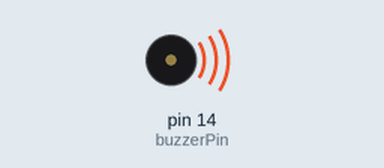
A sketch run on a simulated Arduino Uno, built with avr-gcc and run on an emulated ATmega328P. Shown: buzzer (waves = sounding).

Above: at 0.51 s.
At 33.4 s:
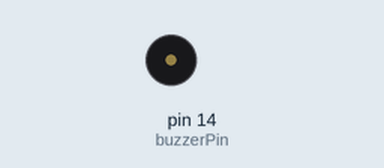
Timing chart, 0 to 40.0 s (numbered marks = the images above):
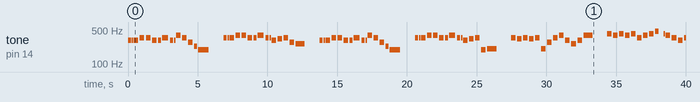

The sketch:

Rockin__around_the_Christmas_tree_draft.ino
```cpp
const int G3 = 196;
const int Ab3 = 208;
const int Bb3 = 233;
const int C4 = 262;
const int Db4 = 277;
const int Eb4 = 311;
const int E4 = 330;
const int F4 = 349;
const int G4 = 392;
const int Ab4 = 415;
const int Bb4 = 466;
const int R = 0;

int buzzerPin = 14;
int numNotes = 253;
int endingNumNotes1 = 12;
int endingNumNotes2 = 23;

int repeatedMelody[] = {
  Eb4, R, Eb4, R, Eb4, R, F4, R, F4, R,
  Eb4, R, Eb4, R, F4, F4, R, Eb4, R, Eb4, R,
  G4, R, F4, R, Db4, R, Bb3, R, G3, G3, R, R, R, R,

  F4, R, F4, R, F4, R, G4, R, G4, R,
  F4, R, F4, R, G4, G4, R, F4, R, F4, R,
  Eb4, R, E4, R, F4, R, Db4, R, C4, R, R, R,

  Eb4, R, Eb4, R, Eb4, R, F4, R, F4, R,
  Eb4, R, Eb4, R, F4, F4, R, Eb4, R, Eb4, R,
  G4, R, F4, R, Db4, R, Bb3, R, G3, G3, R, R, R, R,

  F4, R, F4, R, F4, R, G4, R, G4, R,
  F4, R, F4, R, G4, G4, R, F4, R, F4, R,
  Eb4, R, E4, R, F4, R, G3, R, Ab3, R, R, R,

  F4, R, E4, R, F4, R, E4, R,
  F4, R, Ab3, R, Db4, R, F4, R,
  G4, R, Eb4, R, C4, R, Eb4, R, G4, R, R, R,

  Ab4, R, G4, R, Ab4, R, G4, R,
  Ab4, R, F4, R, G4, R, Ab4, R,
  Bb4, R, R, Ab4, R, G4, R, F4, R,
  Eb4, R, F4, R, G4, R, Eb4, R,

  Eb4, R, Eb4, R, Eb4, R, F4, R, F4, R,
  Eb4, R, Eb4, R, F4, F4, R, Eb4, R, Eb4, R,
  G4, R, F4, R, Db4, R, Bb3, R, G3, G3, R, R, R, R,

  F4, R, F4, R, F4, R, G4, R, G4, R,
  F4, R, F4, R, G4, G4, R, F4, R, F4, R,
};
int endingMelody1[] = {
  Eb4, R, E4, R, F4, R, G3, R, Ab3, Ab3, R, R,        //ending 1
};
int endingMelody2[] = {
  Eb4, R, R, E4, R, R, F4, R, R, G4, R, R, Bb4, Ab4, Ab4, Ab4, Ab4, Ab4, R, R, R, R, R,      //ending 2
};
int repeatedNoteDurations[] = {
  6, 19.2, 12, 38.4, 4, 12.8, 4, 12.8, 4, 12.8,
  4, 12.8, 6, 19.2, 12, 4, 9.6, 6, 19.2, 12, 38.4,
  4, 12.8, 4, 12.8, 4, 12.8, 6, 19.2, 12, 2, 38.4, 2, 16, 4,

  6, 19.2, 12, 38.4, 4, 12.8, 4, 12.8, 4, 12.8,
  4, 12.8, 6, 19.2, 12, 4, 9.6, 6, 19.2, 12, 38.4,
  4, 12.8, 4, 12.8, 4, 12.8, 4, 12.8, 2, 2, 16, 4,

  6, 19.2, 12, 38.4, 4, 12.8, 4, 12.8, 4, 12.8,
  4, 12.8, 6, 19.2, 12, 4, 9.6, 6, 19.2, 12, 38.4,
  4, 12.8, 4, 12.8, 4, 12.8, 6, 19.2, 12, 2, 38.4, 2, 16, 4,

  6, 19.2, 12, 38.4, 4, 12.8, 4, 12.8, 4, 12.8,
  4, 12.8, 6, 19.2, 12, 4, 9.6, 6, 19.2, 12, 38.4,
  4, 12.8, 4, 12.8, 4, 12.8, 4, 12.8, 2, 2, 16, 4,

  4, 12.8, 4, 12.8, 4, 12.8, 4, 12.8,
  4, 12.8, 4, 12.8, 4, 12.8, 4, 12.8,
  4, 12.8, 4, 12.8, 4, 12.8, 4, 12.8, 2, 2, 16, 4,

  4, 12.8, 4, 12.8, 4, 12.8, 4, 12.8,
  4, 12.8, 4, 12.8, 4, 12.8, 4, 12.8,
  6, 19.2, 4, 12, 38.4, 4, 12.8, 4, 12.8,
  4, 12.8, 4, 12.8, 4, 12.8, 4, 12.8,

  6, 19.2, 12, 38.4, 4, 12.8, 4, 12.8, 4, 12.8,
  4, 12.8, 6, 19.2, 12, 4, 9.6, 6, 19.2, 12, 38.4,
  4, 12.8, 4, 12.8, 4, 12.8, 6, 19.2, 12, 2, 38.4, 2, 16, 4,

  6, 19.2, 12, 38.4, 4, 12.8, 4, 12.8, 4, 12.8,
  4, 12.8, 6, 19.2, 12, 4, 9.6, 6, 19.2, 12, 38.4,
};
// note durations: 4 = quarter note, 16 = eighth note, etc.:
int endingNoteDurations1[] = {
  4, 12.8, 4, 12.8, 4, 12.8, 4, 12.8, 2, 4, 4, 16,     //Ending 1
};
int endingNoteDurations2[] = {
  4, 4, 6.4, 4, 4, 6.4,             //5.25
  4, 4, 6.4, 4, 4, 6.4,               //5.25
  12, 6, 2, 4, 2, 4, 3.2, 3.2, 4, 1, 1,    //Ending 2                //
};

void setup() {
}

void loop() {

  for (int thisNote = 0; thisNote < numNotes; thisNote++) {

    int noteDuration1 = 1297 / repeatedNoteDurations[thisNote];
    tone(buzzerPin, repeatedMelody[thisNote], noteDuration1);
    delay(noteDuration1);
    noTone(buzzerPin);
  }
  for (int thisNote1 = 0; thisNote1 < endingNumNotes1; thisNote1++) {
    int endingNoteDuration1 = 1297 / endingNoteDurations1[thisNote1];
    tone(buzzerPin, endingMelody1[thisNote1], endingNoteDuration1);
    delay(endingNoteDuration1);
    noTone(buzzerPin);
  }
  for (int thisNote = 0; thisNote < numNotes; thisNote++) {

    int noteDuration1 = 1297 / repeatedNoteDurations[thisNote];
    tone(buzzerPin, repeatedMelody[thisNote], noteDuration1);
    delay(noteDuration1);
    noTone(buzzerPin);
  }
  for (int thisNote2 = 0; thisNote2 < endingNumNotes2; thisNote2++) {
    int endingNoteDuration2 = 1297 / endingNoteDurations2[thisNote2];
    tone(buzzerPin, endingMelody2[thisNote2], endingNoteDuration2);
    delay(endingNoteDuration2);
    noTone(buzzerPin);
  }
}
```

Measured:
- by itself, tone on pin 14 (buzzerPin): plays 311 Hz for 0.22 s, 311 Hz for 0.11 s, 311 Hz for 0.32 s, 349 Hz for 0.32 s, 349 Hz for 0.32 s, 311 Hz for 0.32 s … (87 notes in this stretch)
